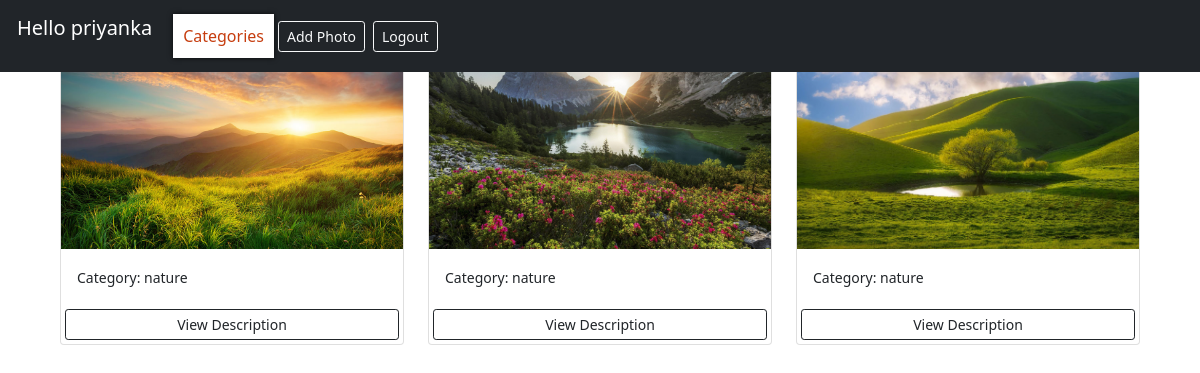
/?category=nature (signed in), run on the app's committed database.
### photos/models.py (models this page shows, shortened)
class Photo(models.Model):
    class Meta:
        verbose_name = 'Photo'
        verbose_name_plural = 'Photos'
    category = models.ForeignKey(
        Category, on_delete=models.SET_NULL, null=True, blank=True)
    image = models.ImageField(null=False, blank=False)
    description = models.TextField()

class Category(models.Model):
    class Meta:
        verbose_name = 'Category'
        verbose_name_plural = 'Categories'
    user = models.ForeignKey(
        User, on_delete=models.SET_NULL, null=True, blank=True)
    name = models.CharField(max_length=100, null=False, blank=False)

### photos/views.py (the view)
# urls.py: path('', views.gallery, name='gallery'),
@login_required(login_url='login')
def gallery(request):
    user = request.user
    category = request.GET.get('category')
    if category == None:
        photos = Photo.objects.filter(category__user=user)
    else:
        photos = Photo.objects.filter(
            category__name=category, category__user=user)
    categories = Category.objects.filter(user=user)
    context = {'categories': categories, 'photos': photos}
    return render(request, 'photos/gallery.html', context)

### photos/templates/photos/gallery.html (shortened to what this page needs)
<!DOCTYPE html>
<html lang="en">
<head>
    <link href="https://cdn.jsdelivr.net/npm/bootstrap@5.0.0-beta1/dist/css/bootstrap.min.css" rel="stylesheet"
>
</head>
<body class="m-5">
    <nav class="navbar navbar-expand-lg fixed-top  navbar-dark bg-dark">
        <div class="container-fluid">
          <a class="navbar-brand " >
               {% if request.user.is_authenticated %}
            <p>Hello {{request.user}}</p>
            {% endif %}</a>
 <div class="collapse navbar-collapse navbar-dark bg-dark" id="navbarNavDropdown">
            <ul class="navbar-nav ">
              <li class="nav-item dropdown">
                <div class="dd">
                    <div class="dd-a"><span>Categories</span></div>
                  </div>
              </li>
            </ul>
            <a href="{% url 'add' %}" class="btn btn-outline-light btn-block btn-sm m-1">Add Photo</a>
            <a href="{% url 'logout' %}" class="btn btn-outline-light btn-block btn-sm m-1">Logout</a>
          </div>
        </div>
    </nav>
    <div class="container">
        <div class="row">
            <div class="col-md-12">
                <div class="row">
                    {% for photo in photos %}
                    <div class="col-md-4">
                        <div class="card my-xxl-5">
                            <img class="image-thumbail" src="{{photo.image.url}}" alt="Card image cap">
                            <div class="card-body">
                                <small>Category: {{photo.category.name}}</small>
                            </div>
                            <a href="{% url 'photo' photo.id %}" class="btn btn-outline-dark btn-sm m-1">View Description</a>
                        </div>
                    </div>
                    {% empty %}
                    <h3>No photos...</h3>
                    {% endfor %}
                </div>
            </div>
        </div>
    </div>
</body>
</html>

### photos/templates/photos/gallery.html (style rules this page uses)
.image-thumbail { height: 200px; object-fit: cover; }
.dd { z-index:1; position:relative; display: inline-block; }
.dd-a { padding:10px; background:white; position:relative; -webkit-box-shadow: 0px 0px 5px 0px rgba(0,0,0,0.75); -moz-box-shadow: 0px 0px 5px 0px rgba(0,0,0,0.75); box-shadow: 0px 0px 5px 0px rgba(0,0,0,0.75); transition-duration: 0.2s; -webkit-transition-duration: 0.2s; }
.dd-a span { color:#C63D0F; }
a { display:block; position:relative; text-decoration: none; padding:5px; color:#C63D0F; }

### data on the page
Photo: image (picture), category.name "nature"
Photo: image (picture), category.name "nature"
Photo: image (picture), category.name "nature"

### other printed values
{{ request.user }} "priyanka"
